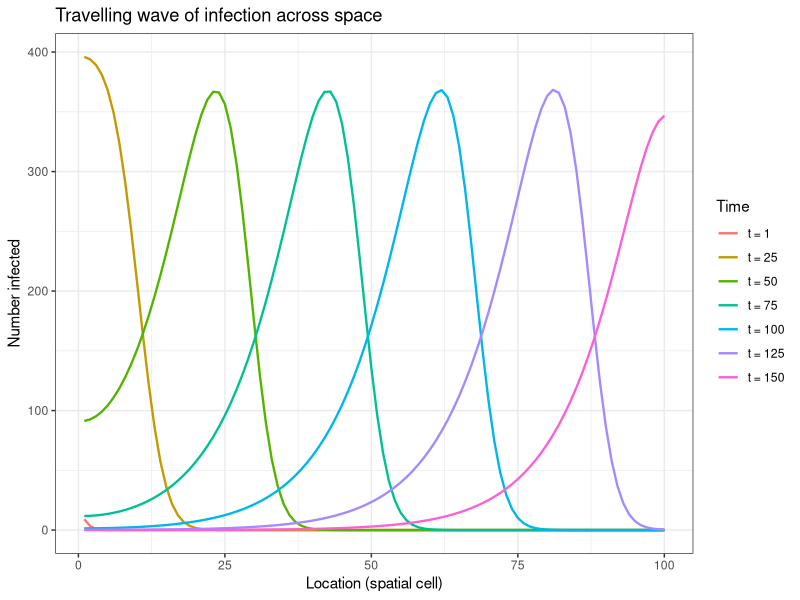
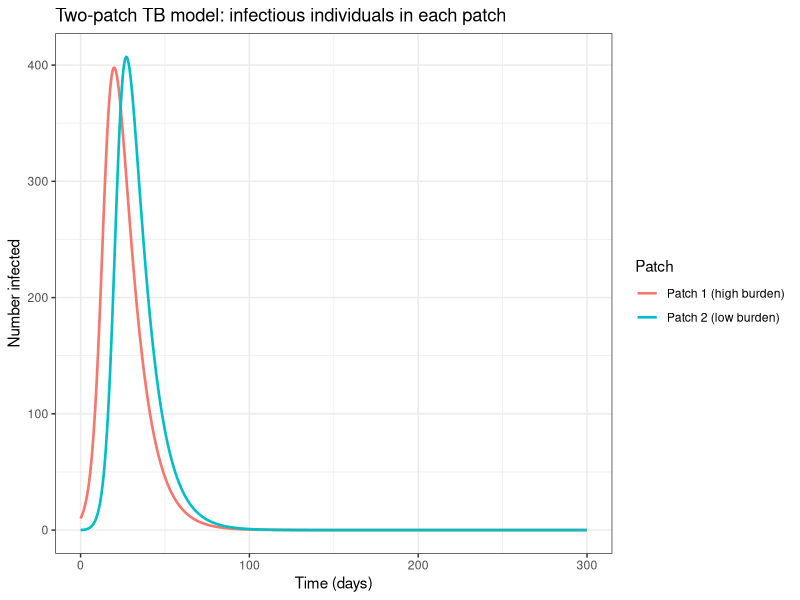
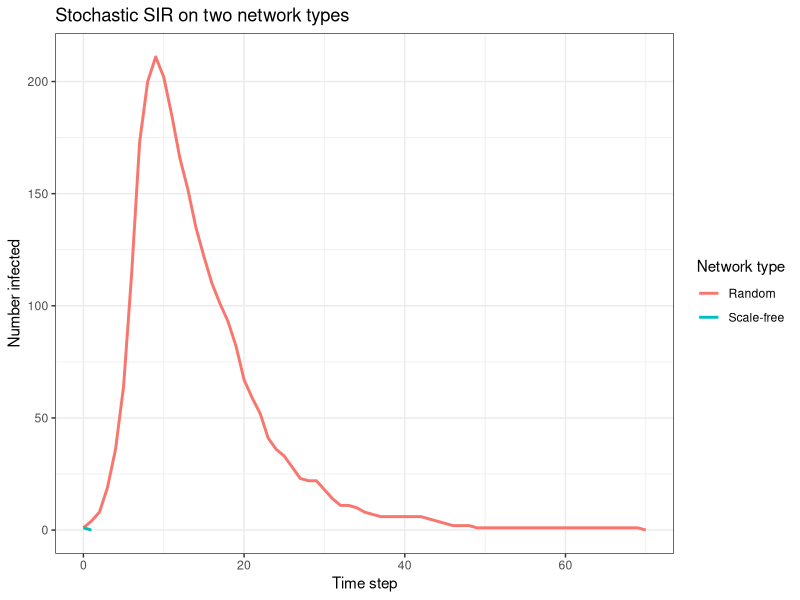
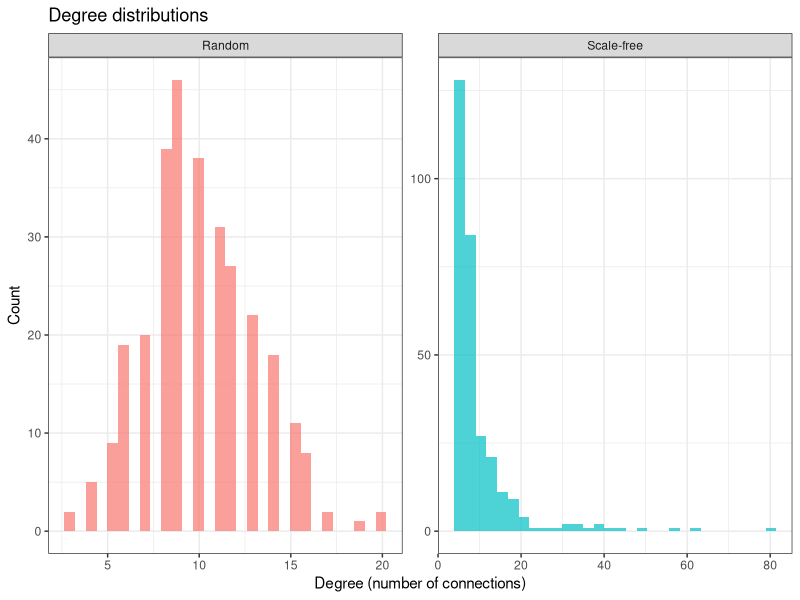

Source code (R) for these figures, in order:
## ---- chunk 1
knitr::opts_chunk$set(
    fig.align = "center"
)
## ---- chunk 2
library(deSolve)
library(ggplot2)

# -------------------------------------------------------
# Reaction-diffusion SIR: discretised in 1D space
# -------------------------------------------------------

spatial_sir <- function(t, state, parms) {
  n     <- parms$n
  beta  <- parms$beta
  gamma <- parms$gamma
  D     <- parms$D

  S <- state[1:n]
  I <- state[(n + 1):(2 * n)]
  R <- state[(2 * n + 1):(3 * n)]
  N <- S + I + R

  # SIR dynamics at each location
  dS <- -beta * S * I / N
  dI <-  beta * S * I / N - gamma * I
  dR <-  gamma * I

  # Diffusion: finite difference Laplacian with reflecting boundaries
  laplacian <- function(x) {
    c(x[2] - x[1],
      x[3:n] - 2 * x[2:(n - 1)] + x[1:(n - 2)],
      x[n - 1] - x[n])
  }

  dS <- dS + D * laplacian(S)
  dI <- dI + D * laplacian(I)
  dR <- dR + D * laplacian(R)

  list(c(dS, dI, dR))
}

# -------------------------------------------------------
# Parameters and initial conditions
# -------------------------------------------------------
n     <- 100    # number of spatial cells
beta  <- 0.4    # transmission rate
gamma <- 0.1    # recovery rate
D     <- 0.5    # diffusion coefficient

# All cells start with 990 susceptibles and 0 infecteds,
# except cell 1 which has 10 infecteds to seed the outbreak.
S0 <- rep(990, n)
I0 <- rep(0,   n); I0[1] <- 10
R0 <- rep(0,   n)

state <- c(S0, I0, R0)
parms <- list(beta = beta, gamma = gamma, D = D, n = n)
times <- seq(0, 150, by = 1)

out <- ode(y = state, times = times, func = spatial_sir,
           parms = parms, method = "lsoda")

# -------------------------------------------------------
# Extract infected counts and plot snapshots over time
# -------------------------------------------------------
I_mat <- out[, (n + 2):(2 * n + 1)]  # I for each cell at each time

# Pick a few time snapshots to plot
snap_times <- c(1, 25, 50, 75, 100, 125, 150)
snap_idx   <- match(snap_times, times)

plot_df <- do.call(rbind, lapply(seq_along(snap_times), function(k) {
  data.frame(
    location = 1:n,
    infected = I_mat[snap_idx[k], ],
    time     = paste0("t = ", snap_times[k])
  )
}))
plot_df$time <- factor(plot_df$time,
                       levels = paste0("t = ", snap_times))

ggplot(plot_df, aes(x = location, y = infected, colour = time)) +
  geom_line(linewidth = 0.8) +
  labs(x = "Location (spatial cell)",
       y = "Number infected",
       colour = "Time",
       title = "Travelling wave of infection across space") +
  theme_bw()
## ---- chunk 3
# -------------------------------------------------------
# Two-patch SIR: commuter framework
# -------------------------------------------------------
library(deSolve)
library(ggplot2)

# -------------------------------------------------------
# Two-patch SIR: commuter framework
# Subscript convention: S_{ij} = susceptibles from patch j
# currently in patch i. First subscript = current location,
# second subscript = home patch.
# -------------------------------------------------------
two_patch_sir <- function(t, state, parms) {
  with(as.list(c(state, parms)), {

    N1 <- S11 + I11 + R11 + S12 + I12 + R12
    N2 <- S22 + I22 + R22 + S21 + I21 + R21

    Itot1 <- I11 + I12
    Itot2 <- I22 + I21

    lambda1 <- beta * Itot1 / N1
    lambda2 <- beta * Itot2 / N2

    # --- Patch-1 residents at home (S_{11}) ---
    # Leave to visit patch 2 at rate l_21; return from patch 2 at rate r_21
    dS11 <- -lambda1 * S11 - l_21 * S11 + r_21 * S21
    dI11 <-  lambda1 * S11 - gamma * I11 - l_21 * I11 + r_21 * I21
    dR11 <-  gamma * I11   - l_21 * R11 + r_21 * R21

    # --- Patch-2 residents visiting patch 1 (S_{12}) ---
    # Arrive from patch 2 at rate l_12; return home at rate r_12
    dS12 <- -lambda1 * S12 + l_12 * S22 - r_12 * S12
    dI12 <-  lambda1 * S12 - gamma * I12 + l_12 * I22 - r_12 * I12
    dR12 <-  gamma * I12   + l_12 * R22 - r_12 * R12

    # --- Patch-2 residents at home (S_{22}) ---
    # Leave to visit patch 1 at rate l_12; return from patch 1 at rate r_12
    dS22 <- -lambda2 * S22 - l_12 * S22 + r_12 * S12
    dI22 <-  lambda2 * S22 - gamma * I22 - l_12 * I22 + r_12 * I12
    dR22 <-  gamma * I22   - l_12 * R22 + r_12 * R12

    # --- Patch-1 residents visiting patch 2 (S_{21}) ---
    # Arrive from patch 1 at rate l_21; return home at rate r_21
    dS21 <- -lambda2 * S21 + l_21 * S11 - r_21 * S21
    dI21 <-  lambda2 * S21 - gamma * I21 + l_21 * I11 - r_21 * I21
    dR21 <-  gamma * I21   + l_21 * R11 - r_21 * R21

    list(c(dS11, dI11, dR11,
           dS12, dI12, dR12,
           dS22, dI22, dR22,
           dS21, dI21, dR21))
  })
}

# -------------------------------------------------------
# Parameters
# -------------------------------------------------------
parms <- c(
  beta   = 0.4,   # transmission rate (per day)
  gamma  = 0.1,   # recovery rate (per day, so mean duration = 10 days)
  l_12   = 0.01,  # rate patch-2 residents leave to visit patch 1 (per day)
  l_21   = 0.01,  # rate patch-1 residents leave to visit patch 2 (per day)
  r_12   = 0.5,   # rate patch-2 visitors return home from patch 1 (per day)
  r_21   = 0.5    # rate patch-1 visitors return home from patch 2 (per day)
)

# -------------------------------------------------------
# Initial conditions
# -------------------------------------------------------
# Patch 1: high-burden community, TB established (10 infectious)
# Patch 2: low-burden community, initially TB-free
# No one is visiting at t = 0
state <- c(
  S11 = 990,  I11 = 10, R11 = 0,   # patch-1 residents at home
  S12 = 0,    I12 = 0,  R12 = 0,   # patch-2 residents visiting patch 1
  S22 = 1000, I22 = 0,  R22 = 0,   # patch-2 residents at home
  S21 = 0,    I21 = 0,  R21 = 0    # patch-1 residents visiting patch 2
)

times <- seq(0, 300, by = 0.5)
out   <- ode(y = state, times = times, func = two_patch_sir,
             parms = parms)
out   <- as.data.frame(out)

# -------------------------------------------------------
# Total infecteds in each patch (residents + visitors)
# -------------------------------------------------------
out$I_patch1 <- out$I11 + out$I12
out$I_patch2 <- out$I22 + out$I21

ggplot(out, aes(x = time)) +
  geom_line(aes(y = I_patch1, colour = "Patch 1 (high burden)"), linewidth = 0.9) +
  geom_line(aes(y = I_patch2, colour = "Patch 2 (low burden)"),  linewidth = 0.9) +
  labs(x = "Time (days)", y = "Number infected",
       colour = "Patch",
       title = "Two-patch TB model: infectious individuals in each patch") +
  theme_bw()
 
## ---- chunk 4
library(igraph)
library(ggplot2)

# -------------------------------------------------------
# Stochastic SIR on a network
# -------------------------------------------------------
sim_network_sir <- function(g, beta, gamma, seed_node = 1, tmax = 80) {
  n     <- vcount(g)
  state <- rep("S", n)
  state[seed_node] <- "I"

  times <- 0
  S_ts  <- sum(state == "S")
  I_ts  <- sum(state == "I")
  R_ts  <- sum(state == "R")

  t <- 0
  while (sum(state == "I") > 0 && t < tmax) {
    t         <- t + 1
    new_state <- state

    for (v in which(state == "I")) {
      # Each infected node recovers with probability gamma
      if (runif(1) < gamma) {
        new_state[v] <- "R"
        next
      }
      # Each infected node tries to infect susceptible neighbours
      nbrs <- as.integer(neighbors(g, v))
      for (u in nbrs) {
        if (state[u] == "S" && runif(1) < beta) {
          new_state[u] <- "I"
        }
      }
    }

    state <- new_state
    times <- c(times, t)
    S_ts  <- c(S_ts, sum(state == "S"))
    I_ts  <- c(I_ts, sum(state == "I"))
    R_ts  <- c(R_ts, sum(state == "R"))
  }

  data.frame(time = times, S = S_ts, I = I_ts, R = R_ts)
}

# -------------------------------------------------------
# Build networks
# -------------------------------------------------------
set.seed(42)
n_nodes <- 300

# Random (Erdős–Rényi): each pair connected with probability p
g_random <- sample_gnp(n_nodes, p = 0.033)

# Scale-free (Barabási–Albert): preferential attachment, m new edges per node
g_scalefree <- sample_pa(n_nodes, m = 5, directed = FALSE)

cat("Random network    - mean degree:", round(mean(degree(g_random)), 1),
    " max degree:", max(degree(g_random)), "\n")
cat("Scale-free network - mean degree:", round(mean(degree(g_scalefree)), 1),
    " max degree:", max(degree(g_scalefree)), "\n")

# -------------------------------------------------------
# Run epidemics
# -------------------------------------------------------
beta  <- 0.15
gamma <- 0.10

res_random    <- sim_network_sir(g_random,    beta, gamma, seed_node = 1)
res_scalefree <- sim_network_sir(g_scalefree, beta, gamma, seed_node = 1)

# -------------------------------------------------------
# Plot epidemic curves
# -------------------------------------------------------
plot_df <- rbind(
  data.frame(res_random,    network = "Random"),
  data.frame(res_scalefree, network = "Scale-free")
)

ggplot(plot_df, aes(x = time, y = I, colour = network)) +
  geom_line(linewidth = 1) +
  labs(x = "Time step", y = "Number infected",
       colour = "Network type",
       title = "Stochastic SIR on two network types") +
  theme_bw()
## ---- chunk 5
# -------------------------------------------------------
# Degree distributions
# -------------------------------------------------------
deg_df <- rbind(
  data.frame(degree = degree(g_random),    network = "Random"),
  data.frame(degree = degree(g_scalefree), network = "Scale-free")
)

ggplot(deg_df, aes(x = degree, fill = network)) +
  geom_histogram(bins = 30, alpha = 0.7, position = "identity") +
  facet_wrap(~network, scales = "free") +
  labs(x = "Degree (number of connections)", y = "Count",
       title = "Degree distributions") +
  theme_bw() +
  theme(legend.position = "none")
## ---- chunk 6
library(kableExtra)
df <- data.frame(
  `Model type` = c("Reaction-diffusion",
                   "Metapopulation (commuter)",
                   "Network",
                   "Agent-based"),
  `Best suited to` = c(
    "Animal/plant diseases, vector dispersal, zoonoses with local spread",
    "Human respiratory or vector-borne disease at regional/national scale; commuting data available",
    "STIs and diseases where individual contact heterogeneity matters; identifying hubs for intervention",
    "Diseases where individual behaviour, household structure, or fine-grained heterogeneity is critical"
  ),
  `Key advantage` = c(
    "Analytical results (wavespeed); intuitive",
    "Maps onto administrative data; tractable for large-scale modelling",
    "Captures heterogeneous connectivity; identifies high-risk nodes",
    "Most biologically realistic"
  ),
  `Key limitation` = c(
    "Local random movement only; poor for modern human populations",
    "Parameter explosion with many patches; assumes well-mixed within patch",
    "Network structure often unknown or time-varying; still requires within-node model",
    "High data and computational demands; hard to identify mechanisms"
  )
)
kbl(df, col.names = c("Model type", "Best suited to",
                       "Key advantage", "Key limitation")) %>%
  kable_styling(bootstrap_options = c("striped", "hover"), full_width = TRUE) %>%
  column_spec(1, bold = TRUE)
## ---- chunk 7
library(kableExtra)
df <- data.frame(
  `Model type` = c("Reaction-diffusion",
                   "Metapopulation (commuter)",
                   "Network",
                   "Agent-based",
                   "SDM / spatial risk mapping"),
  `Best suited to` = c(
    "Animal/plant diseases, vector dispersal, zoonoses with local spread",
    "Human respiratory or vector-borne disease at regional/national scale; commuting data available",
    "STIs and diseases where individual contact heterogeneity matters; identifying hubs for intervention",
    "Diseases where individual behaviour, household structure, or fine-grained heterogeneity is critical",
    "Identifying where ecological conditions support transmission; climate change impact on disease distribution; surveillance prioritisation"
  ),
  `Key advantage` = c(
    "Analytical results (wavespeed); intuitive",
    "Maps onto administrative data; tractable for large-scale modelling",
    "Captures heterogeneous connectivity; identifies high-risk nodes",
    "Most biologically realistic",
    "Integrates environmental and ecological data; communicates risk spatially to decision makers; can incorporate climate projections"
  ),
  `Key limitation` = c(
    "Local random movement only; poor for modern human populations",
    "Parameter explosion with many patches; assumes well-mixed within patch",
    "Network structure often unknown or time-varying; still requires within-node model",
    "High data and computational demands; hard to identify mechanisms",
    "Static snapshot --- does not model transmission dynamics or intervention effects; sensitive to data quality and climate model uncertainty"
  )
)
kbl(df, col.names = c("Model type", "Best suited to",
                       "Key advantage", "Key limitation")) %>%
  kable_styling(bootstrap_options = c("striped", "hover"), full_width = TRUE) %>%
  column_spec(1, bold = TRUE)
